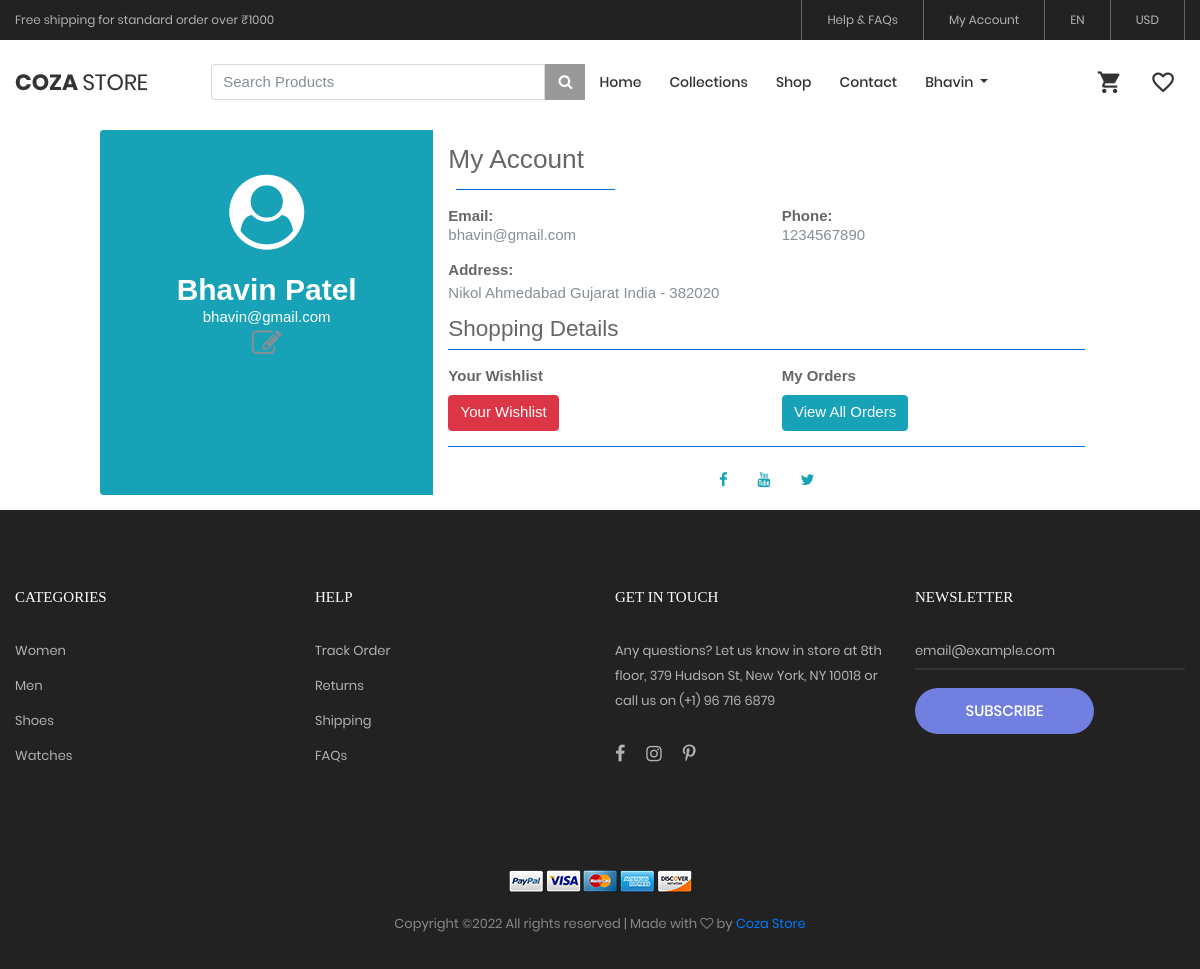
/myaccount/ (signed in), run on the app's committed database.
### ecom/models.py (models this page shows, shortened)
class Profile(models.Model):
    user = models.OneToOneField(User, on_delete=models.CASCADE)
    phone = models.CharField(max_length=50, null=False)
    address = models.TextField(null=False)
    city = models.CharField(max_length=150, null=False)
    state = models.CharField(max_length=150, null=False)
    country = models.CharField(max_length=150, null=False)
    pincode = models.CharField(max_length=150, null=False)
    created_at = models.DateTimeField(auto_now_add=True)

### ecom/views.py (the view, shortened to what this page needs)
# urls.py: path('myaccount/', myaccount,name='myaccount'),
def myaccount(request):
    userprofile = Profile.objects.filter(user=request.user).first()
    currentuser = User.objects.filter(id=request.user.id).first()
    if not currentuser.first_name:
        currentuser.first_name = request.POST.get('fname')
        currentuser.last_name = request.POST.get('lname')
        currentuser.save()
    context = {'userprofile':userprofile}
    return render(request, 'profile.html', context)

### ecom/templates/profile.html (shortened to what this page needs)
{% extends 'layouts/main.html' %}
{% load static %}
{% block content %}
<div class="container mb-3">
    <div class="row d-flex justify-content-center">
        <div class="col-md-10 mt-5 pt-5">
            <div class="row z-depth-3">
                <div class="col-sm-4 bg-info rounded-left">
                    <div class="card-block text-center text-white">
                        <i class="fa fa-user-circle fa-5x mt-5"></i>
                        <h2 class="font-weight-bold mt-4">{{ request.user.first_name }} {{ request.user.last_name }}</h2>
                        <p>{{ request.user.email }}</p>
                        <i class="fa fa-edit fa-2x mb-4 text-muted"></i>
                    </div>
                </div>
                <div class="col-sm-8 bg-white rounded-right">
                    <h3 class="mt-3">My Account</h3>
                    <hr class="badge-primary w-25 ml-2">
                    <div class="row">
                        <div class="col-sm-6">
                            <p class="font-weight-bold">Email:</p>
                            <h6 class="text-muted">{{ request.user.email }}</h6>
                        </div>
                        <div class="col-sm-6">
                            <p class="font-weight-bold">Phone:</p>
                            <h6 class="text-muted">{{ userprofile.phone }}</h6>
                        </div>
                    </div>
                    <div class="row mt-3">
                        <div class="col-sm-12">
                            <p class="font-weight-bold">Address:</p>
                            <h6 class="text-muted mt-1">
                                {{ userprofile.address }}
                                {{ userprofile.city }}
                                {{ userprofile.state }}
                                {{ userprofile.country }} -
                                {{ userprofile.pincode }}
                            </h6>
                        </div>
                    </div>
                    <h4 class="mt-3">Shopping Details</h4>
                    <hr class="bg-primary mt-2">
                    <div class="row">
                        <div class="col-sm-6">
                            <p class="font-weight-bold">Your Wishlist</p>
                            <a href="{% url 'wishlist' %}" class="btn btn-danger mt-2">Your Wishlist</a>
                        </div>
                        <div class="col-sm-6">
                            <p class="font-weight-bold">My Orders</p>
                            <a href="{% url 'myorders' %}" class="btn btn-info mt-2">View All Orders</a>
                        </div>
                    </div>
                    <hr class="bg-primary">
                    <ul class="list-unstyled d-flex justify-content-center mt-4">
                        <li><a href="#"><i class="fa fa-facebook-f px-3 h4 text-info"></i></a></li>
                        <li><a href="#"><i class="fa fa-youtube px-3 h4 text-info"></i></a></li>
                        <li><a href="#"><i class="fa fa-twitter px-3 h4 text-info"></i></a></li>
                    </ul>
                </div>
            </div>
        </div>
    </div>
</div>
{% endblock content %}

### ecom/templates/inc/navbar.html (shortened to what this page needs)
{% load static %}
<header>
    <div class="container-menu-desktop">
        <div class="top-bar">
            <div class="content-topbar flex-sb-m h-full container">
                <div class="left-top-bar">
                    Free shipping for standard order over ₹1000
                </div>
                <div class="right-top-bar flex-w h-full">
                    <a href="#" class="flex-c-m trans-04 p-lr-25">
                        Help & FAQs
                    </a>
                    <a href="{% url 'myaccount' %}" class="flex-c-m trans-04 p-lr-25">
                        My Account
                    </a>
                    <a href="#" class="flex-c-m trans-04 p-lr-25">
                        EN
                    </a>
                    <a href="#" class="flex-c-m trans-04 p-lr-25">
                        USD
                    </a>
                </div>
            </div>
        </div>
        <div class="wrap-menu-desktop">
            <nav class="limiter-menu-desktop container">
                <a href="{% url 'home' %}" class="logo">
                    <img src="{% static 'images/icons/logo-01.png' %}" alt="IMG-LOGO">
                </a>
                <div class="search-bar">
                    <form action="{% url 'searchproduct' %}" method="POST">
                        <div class="input-group">
                            <input type="search" name="productsearch" class="form-control" id="searchproducts"
                                placeholder="Search Products" required>
                            <button type="submit" class="input-group-text searchbtn"> <i class="fa fa-search"> </i>
                            </button>
                        </div>
                    </form>
                </div>
                <div class="menu-desktop">
                    <ul class="main-menu">
                        <li id="home" class="{% if request.resolver_match.url_name == 'index' %}active-menu{% endif %}">
                            <a href="{% url 'home' %}">Home</a>
                        </li>
                        <li class="{% if request.resolver_match.url_name == 'collections' %}active-menu{% endif %}">
                            <a href="{% url 'collections' %}">Collections</a>
                        </li>
                        <li id="product"
                            class="{% if request.resolver_match.url_name == 'product' %}active-menu{% endif %}">
                            <a href="{% url 'allproducts' %}">Shop</a>
                        </li>
                        <li id="contact"
                            class="{% if request.resolver_match.url_name == 'contact' %}active-menu{% endif %}">
                            <a href="{% url 'contact' %}">Contact</a>
                        </li>
                        {% if request.user.is_authenticated %}
                        <li class="nav-item dropdown">
                            <a class="nav-link dropdown-toggle" href="#" id="navbarDropdown" role="button"
                                data-toggle="dropdown" aria-haspopup="true" aria-expanded="false">
                                {{ request.user }}
                            </a>
                        </li>
                        {% endif %}
                    </ul>
                </div>
                <div class="wrap-icon-header flex-w flex-r-m">
                    <a href="{% url 'cart' %}" class="dis-block icon-header-item cl2 hov-cl1 trans-04 p-l-22 p-r-11"
                        data-notify="0">
                        <i class="zmdi zmdi-shopping-cart"></i>
                    </a>
                    <a href="{% url 'wishlist' %}" class="dis-block icon-header-item cl2 hov-cl1 trans-04 p-l-22 p-r-11"
                        data-notify="0">
                        <i class="zmdi zmdi-favorite-outline"></i>
                    </a>
                </div>
            </nav>
        </div>
    </div>
</header>

### ecom/static/css/main.css (style rules this page uses)
.container { max-width: 1380px; }
@media (max-width: 1600px) { .container { max-width: 1200px; } }
.container-menu-desktop { height: auto; width: 100%; position: relative; -webkit-transition: all 0.3s; -o-transition: all 0.3s; -moz-transition: all 0.3s; transition: all 0.3s; }
.top-bar { height: 40px; background-color: #222; }
.left-top-bar { font-family: Poppins-Regular; font-size: 12px; line-height: 1.8; color: #b2b2b2; }
.right-top-bar a { font-family: Poppins-Regular; font-size: 12px; line-height: 1.8; height: 100%; color: #b2b2b2; border-right: 1px solid rgba(255,255,255,0.3); }
.right-top-bar a:first-child { border-left: 1px solid rgba(255,255,255,0.3); }
.wrap-menu-desktop { position: fixed; z-index: 1100; background-color: transparent; width: 100%; height: 84px; top: 40px; left: 0px; -webkit-transition: height 0.3s, background-color 0.3s; -o-transition: height 0.3s, background-color 0.3s; -moz-transition: height 0.3s, background-color 0.3s; transition: height 0.3s, background-color 0.3s; }
.limiter-menu-desktop { height: 100%; display: -webkit-box; display: -webkit-flex; display: -moz-box; display: -ms-flexbox; display: flex; align-items: center; background-color: transparent; }
.logo { display: -webkit-box; display: -webkit-flex; display: -moz-box; display: -ms-flexbox; display: flex; align-items: center; height: 65%; margin-right: 55px; }
.logo img { max-width: 100%; max-height: 100%; }
.menu-desktop { display: -webkit-box; display: -webkit-flex; display: -moz-box; display: -ms-flexbox; display: flex; align-items: center; height: 100%; }
.main-menu { list-style-type: none; margin: 0; display: -webkit-box; display: -webkit-flex; display: -moz-box; display: -ms-flexbox; display: flex; align-items: center; }
.main-menu > li { display: block; position: relative; padding: 20px 10px 20px 0px; margin: 0px 4px 0px 14px; }
.main-menu > li > a { font-family: Poppins-Medium; font-size: 14px; color: #333; padding: 5px 0px; transition: all 0.4s; -webkit-transition: all 0.4s; -o-transition: all 0.4s; -moz-transition: all 0.4s; }
.wrap-icon-header { flex-grow: 1; }
.icon-header-item { position: relative; font-size: 26px; line-height: 1; cursor: pointer; }
.cl2 { color: #333; }

### ecom/static/css/custom.css (style rules this page uses)
.search-bar { width: 32% !important; margin-left: 8px; }
.searchbtn { width: 40px; color: #fff; background-color: #999; }

### ecom/templates/layouts/main.html (style rules this page uses)
a { text-decoration: none; }

### data on the page
Profile: phone "1234567890", address "Nikol", city "Ahmedabad", state "Gujarat", country "India", pincode "382020"

### other printed values
{{ request.user }} "Bhavin"
{{ request.user.first_name }} "Bhavin"
{{ request.user.last_name }} "Patel"
{{ request.user.email }} "bhavin@gmail.com"
